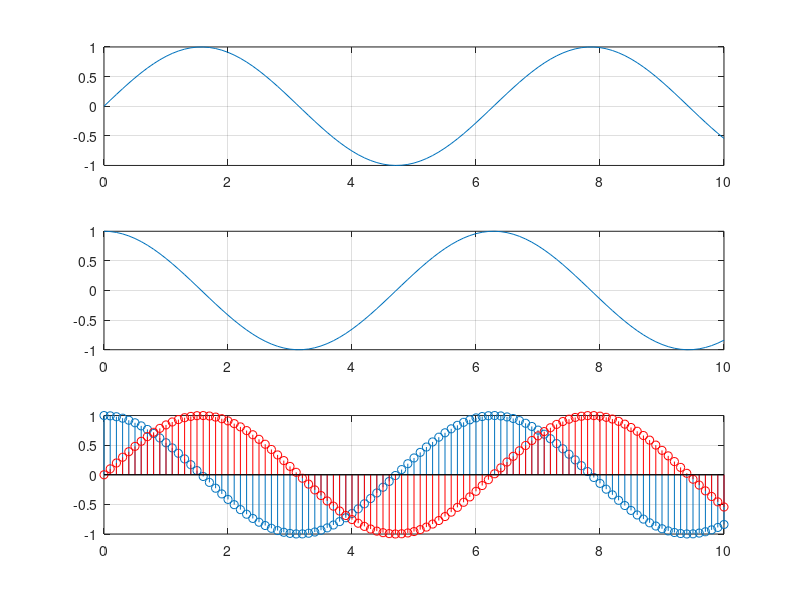

MATLAB code to generate this figure:
x = 0:0.1:10;
y = sin (x);
z = cos (x);
subplot (3,1,1);
plot (x,y);
grid on;
subplot (3,1,2);
plot (x,z);
grid on; 
hold on;
subplot (3,1,3);
stem (x,z);
grid on;
hold on;
subplot (3,1,3);
stem (x,y,'r');
